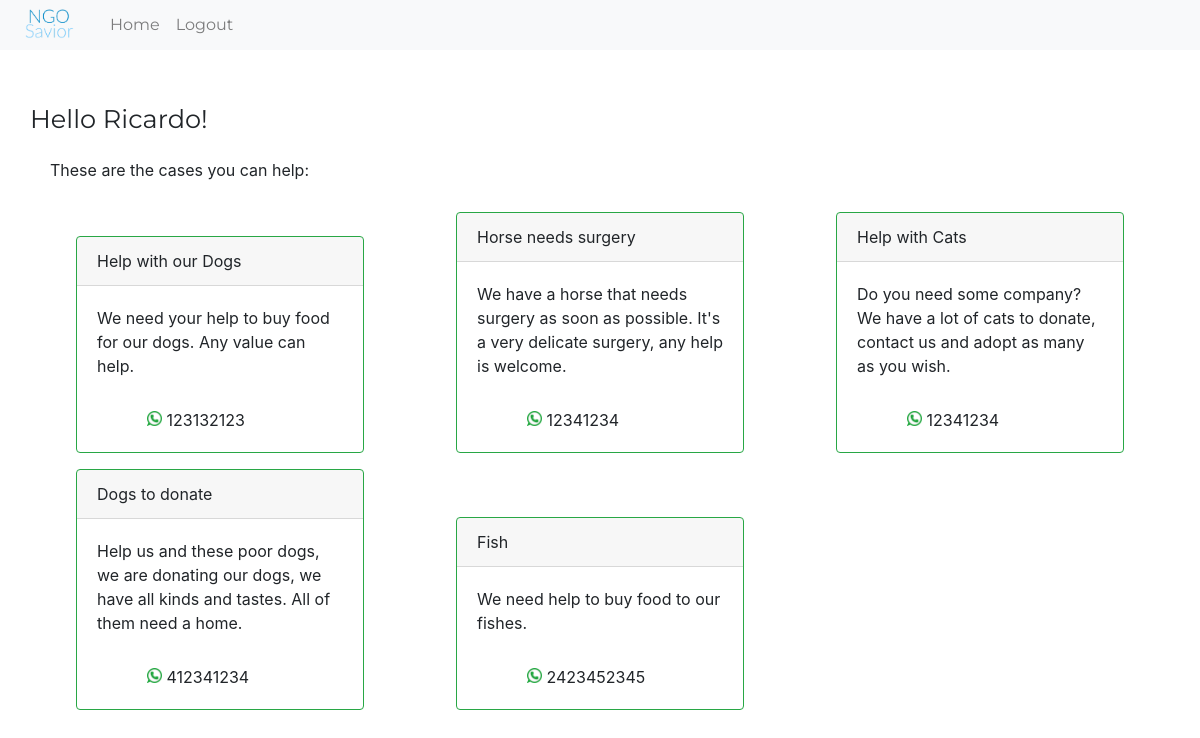
Screenshot of /userhome (signed in) with the database file from the repository.
### tables this page shows
CREATE TABLE 'users' ('id' integer PRIMARY KEY AUTOINCREMENT NOT NULL, 'username' varchar(255), 'password' varchar(255));

CREATE TABLE cases ( id integer primary key , title text, text text, whatsapp text, casesid integer, foreign key (casesid) references ngos (id));

### application.py (the view)
@app.route("/userhome")
def userhome():
    name = db.execute("SELECT username from users WHERE id = :id", id = session["user_id"])
    rows = db.execute("select * from cases")
    return render_template("userhome.html", name = name[0]['username'], rows = rows)

### application.py (called while the page is built)
@app.after_request
def after_request(response):
    response.headers["Cache-Control"] = "no-cache, no-store, must-revalidate"
    response.headers["Expires"] = 0
    response.headers["Pragma"] = "no-cache"
    return response

### templates/userhome.html (shortened to what this page needs)
<!DOCTYPE html>
<html lang="en">
<head>
    <link rel="stylesheet" href="https://stackpath.bootstrapcdn.com/bootstrap/4.4.1/css/bootstrap.min.css">
    <link rel="stylesheet" href="./static/reset.css">
    <link rel="stylesheet" href="./static/styles.css">
</head>
<body>
    <nav class="navbar fixed-top navbar-expand-lg navbar-light bg-light">
        <a class="navbar-brand" href="./templates/index.html"><img src="./static/logo.png" alt="logo" width="70px"></a>
        <div class="collapse navbar-collapse" id="navbarNavAltMarkup">
          <div class="navbar-nav">
            <a class="nav-item nav-link " href="./userhome">Home </a>
            <a class="nav-item nav-link logout " href="./logout">Logout</a>
          </div>
        </div>
    </nav>
    <div class="hello">
        <p>Hello {{name}}!</p>
    </div>
    <div class="greeting">
        <p>These are the cases you can help:</p>
    </div>
    <div class="cases">
        {% for row in rows %}
        <div class="card border-success mb-3" style="max-width: 18rem;">
            <div class="card-header">{{ row['title'] }}</div>
            <div class="card-body">
                <p class="card-text">{{ row['text'] }}</p>
                <p id="whatsapp"> <img src="./static/whats.png" alt="whatsapp" height="15px" > {{ row['whatsapp'] }}</p>
            </div>
        </div>
        {% endfor  %}
    </div>
</body>
</html>

### static/styles.css (style rules this page uses)
nav { height: 50px; }
nav img { margin-top: 10px; }
.navbar-nav a { font-family: "Montserrat"; }
.hello { position: flex; margin-top: 100px; margin-left: 30px; font-family: "Montserrat"; font-size: 1.6rem; }
.greeting { position: flex; margin-top: 20px; margin-left: 50px; }
.cases { display: grid; grid-template-columns: 1fr 1fr 1fr; padding: 30px; }
.card { margin: auto; }
#whatsapp { margin-left: 50px; margin-top: 30px; }

### rows the page displays
users: username "Ricardo"
cases: title "Help with our Dogs", text "We need your help to buy food for our dogs. Any value can help.", whatsapp "123132123"
cases: title "Horse needs surgery", text "We have a horse that needs surgery as soon as possible. It's a very delicate surgery, any help is welcome.", whatsapp "12341234"
cases: title "Help with Cats", text "Do you need some company? We have a lot of cats to donate, contact us and adopt as many as you wish.", whatsapp "12341234"
cases: title "Dogs to donate", text "Help us and these poor dogs, we are donating our dogs, we have all kinds and tastes. All of them need a home.", whatsapp "412341234"
cases: title "Fish", text "We need help to buy food to our fishes.", whatsapp "2423452345"
